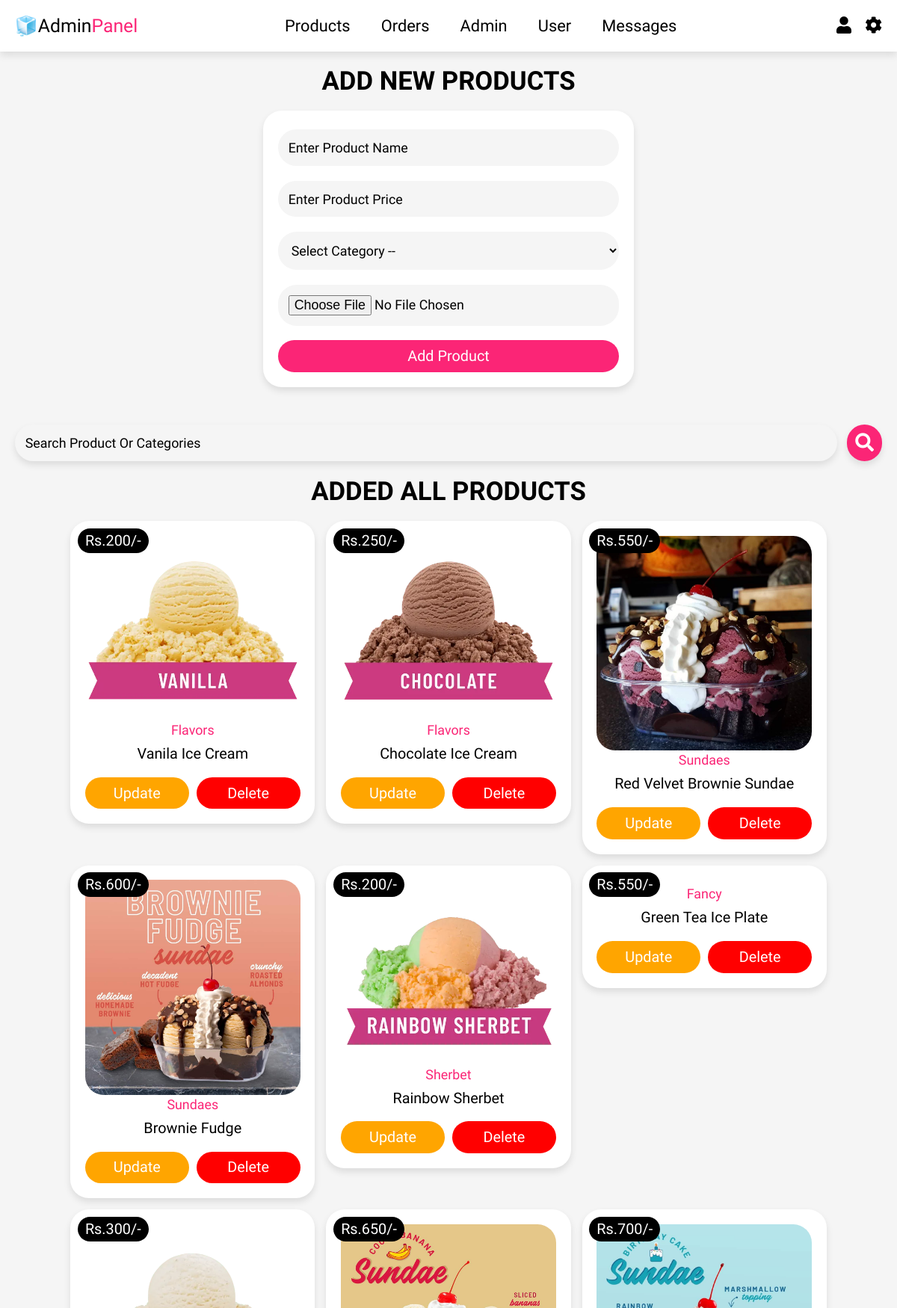
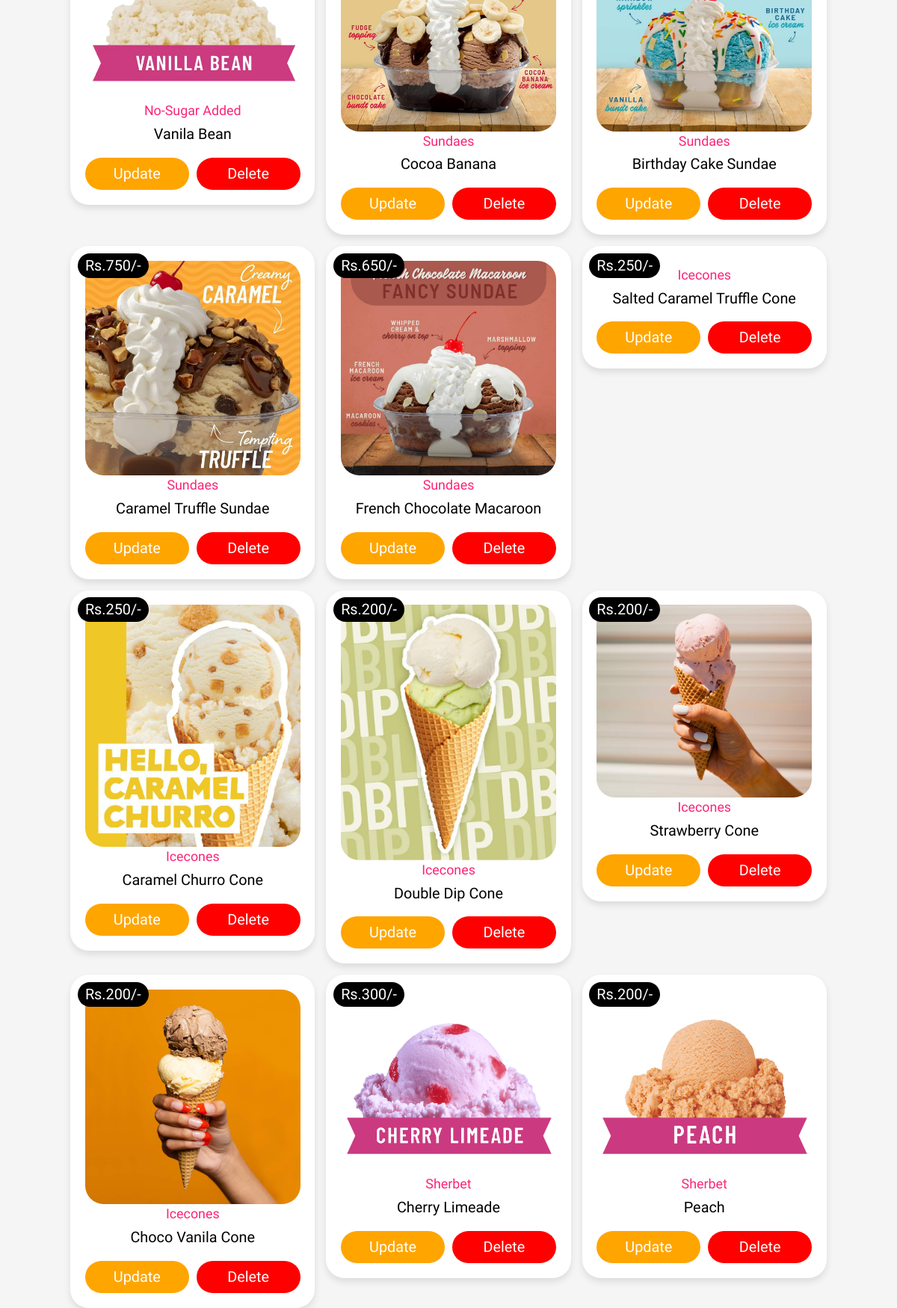
Page /backend/admin_products.php (signed in, upper part) on the committed database (2 pictures, top to bottom).
### tables this page shows
CREATE TABLE `products` (
  `id` int(100) NOT NULL,
  `name` varchar(100) NOT NULL,
  `category` varchar(100) NOT NULL,
  `price` int(10) NOT NULL,
  `image` varchar(100) NOT NULL
);

### backend/admin_products.php (the view, shortened to what this page needs)
<!DOCTYPE html>
<html lang="en">
<head>
    <link rel="stylesheet" href="https://cdnjs.cloudflare.com/ajax/libs/font-awesome/5.15.3/css/all.min.css">
    <link rel="stylesheet" href="../css/admin_style.css">
</head>
<body>
    <?php @include 'admin_header.php'; ?>
    <section class="add-products">
        <h1 class="heading">Add New Products</h1>
        <form action="" method="POST" enctype="multipart/form-data">
            <input type="text" class="box" name="name" required maxlength="100" placeholder="Enter product name"
                oninvalid="this.setCustomValidity('Type the product name')"
                onchange="try{setCustomValidity('')}catch(e){}">
            <input type="number" min="0" class="box" required max="999999999" placeholder="Enter product price"
                onkeypress="if(this.valu.length == 10) return false;" name="price"
                oninvalid="this.setCustomValidity('Type the product price')"
                onchange="try{setCustomValidity('')}catch(e){}">
            <select name="category" class="box" required oninvalid="this.setCustomValidity('Select product category')"
                onchange="try{setCustomValidity('')}catch(e){}">
                <option value="" disabled selected>select category --</option>
            </select>
            <input type="file" class="box" name="image" accept="image/jpg, image/jpeg, image/png" required
                oninvalid="this.setCustomValidity('Select the image file')"
                onchange="try{setCustomValidity('')}catch(e){}">
            <input type="submit" value="add product" class="btn" name="add_product">
        </form>
    </section>
    <section class="show-products">
        <div class="search-form">
            <form action="" method="POST">
                <input type="text" class="box" placeholder="search product or categories" required name="search_box"
                    oninvalid="this.setCustomValidity('Type the product name or categoery name you want to search')"
                    onchange="try{setCustomValidity('')}catch(e){}">
                <button type="submit" class="fa fa-search" name="search_btn">
            </form>
        </div>
        <h1 class="heading">Added All Products</h1>
        <div class="box-container">
            <?php
           $select_products = mysqli_query($conn, "SELECT * FROM `products`") or die('query failed');
           if(mysqli_num_rows($select_products) > 0){
              while($fetch_products = mysqli_fetch_assoc($select_products)){
        ?>
            <div class="box">
                <div class="price">Rs.<?php echo $fetch_products['price']; ?>/-</div>
                <img src="../images/<?php echo $fetch_products['image']; ?>" alt="">
                <div class="category"><?php echo $fetch_products['category']; ?></div>
                <div class="name"><?php echo $fetch_products['name']; ?></div>
                <div class="flex-btn">
                    <a href="admin_update_product.php?update=<?php echo $fetch_products['id']; ?>"
                        class="option-btn">Update</a>
                    <a href="admin_products.php?delete=<?php echo $fetch_products['id']; ?>" class="delete-btn"
                        onclick="return confirm('Do you want to delete this product?');">Delete</a>
                </div>
            </div>
            <?php
              }
           }else{
            echo '<p class="empty">No products added yet!</p>';
           }
        ?>
        </div>
    </section>
</body>
</html>

### backend/admin_header.php (shortened to what this page needs)
<header class="header">
    <section class="flex">
        <a href="admin_page.php" class="logo">&#129482;Admin<span>Panel</span></a>
        <nav class="navbar">
            <a href="admin_products.php">Products</a>
            <a href="admin_orders.php">Orders</a>
            <a href="admin_accounts.php">Admin</a>
            <a href="user_accounts.php">User</a>
            <a href="user_messages.php">Messages</a>
        </nav>
        <div class="icons">
            <div id="user-btn" class="fas fa-user" title="Account"></div>
            <div id="setting-btn" class="fas fa-cog" title="Setting"></div>
        </div>
    </section>
</header>
<?php @include('admin_loader.php'); ?>

### backend/admin_loader.php (shortened to what this page needs)
<!DOCTYPE html>
<html lang="en">
<head>
    <link rel="stylesheet" href="https://cdnjs.cloudflare.com/ajax/libs/font-awesome/5.15.3/css/all.min.css">
    <link rel="stylesheet" href="../css/admin_style.css">
</head>
<body>
</body>
</html>

### rows in the picture
products: price "200", image (picture), category "Flavors", name "Vanila Ice Cream"
products: price "250", image (picture), category "Flavors", name "Chocolate Ice Cream"
products: price "550", image (picture), category "Sundaes", name "Red Velvet Brownie Sundae"
products: price "600", image (picture), category "Sundaes", name "Brownie Fudge"
products: price "200", image (picture), category "Sherbet", name "Rainbow Sherbet"
products: price "550", category "Fancy", name "Green Tea Ice Plate"
products: price "300", image (picture), category "No-Sugar Added", name "Vanila Bean"
products: price "650", image (picture), category "Sundaes", name "Cocoa Banana"
products: price "700", image (picture), category "Sundaes", name "Birthday Cake Sundae"
products: price "750", image (picture), category "Sundaes", name "Caramel Truffle Sundae"
products: price "650", image (picture), category "Sundaes", name "French Chocolate Macaroon"
products: price "250", category "Icecones", name "Salted Caramel Truffle Cone"
products: price "250", image (picture), category "Icecones", name "Caramel Churro Cone"
products: price "200", image (picture), category "Icecones", name "Double Dip Cone"
products: price "200", image (picture), category "Icecones", name "Strawberry Cone"
products: price "200", image (picture), category "Icecones", name "Choco Vanila Cone"
products: price "300", image (picture), category "Sherbet", name "Cherry Limeade"
products: price "200", image (picture), category "Sherbet", name "Peach"
